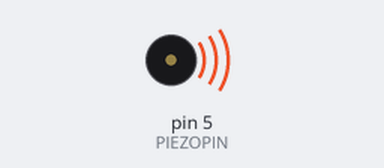
Recording of a sketch running on a simulated Arduino Uno, built with avr-gcc and run on an emulated ATmega328P. Shown: buzzer (waves = sounding).

Above: at 0.2 s.
At 7.85 s:
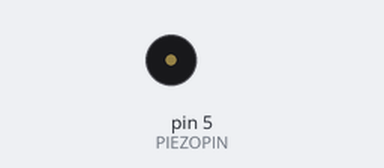
Timing chart, 0 to 8.2 s (numbered marks = the images above):
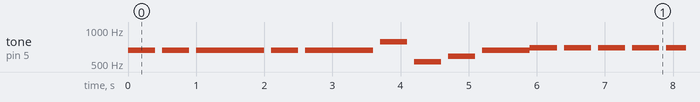

Measured:
- by itself, tone on pin 5 (PIEZOPIN): plays 659 Hz for 0.40 s, 659 Hz for 0.40 s, 659 Hz for 1.0 s, 659 Hz for 0.40 s, 659 Hz for 1.0 s, 784 Hz for 0.40 s … (216 notes in this stretch)

The sketch:

piezo_starter.ino
```cpp
int PIEZOPIN = 5;

// One octave of notes between A4 and A5
int note_A4 = 440;
int note_As4 = 466; int note_Bb4 = note_As4;
int note_B4 = 494;
int note_C5 = 523;
int note_Cs5 = 554; int note_Db5 = note_Cs5;
int note_D5 = 587;
int note_Ds5 = 622; int note_Eb5 = note_Ds5;
int note_E5 = 659;
int note_F5 = 698;
int note_Fs5 = 740; int note_Gb5 = note_Fs5;
int note_G5 = 784;
int note_Gs5 = 830; int note_Ab5 = note_Gs5;

int note_A5 = note_A4 * 2;
int note_As5 = note_As4 * 2; int note_Bb5 = note_As5;
int note_B5 = note_B4 * 2;

int note_rest = -1;

// note lengths defined here
long whole_note = 1600; // change tempo by changing duration of one measure
long half_note = whole_note / 2;
long quarter_note = whole_note / 4;
long eighth_note = whole_note / 8;
long sixteenth_note = whole_note / 16;

// WRITE YOUR SONG HERE
void jingle_bells(){
  tone(PIEZOPIN, note_E5, quarter_note);
  delay(500);
  tone(PIEZOPIN, note_E5, quarter_note);
  delay(500);
  tone(PIEZOPIN, note_E5, half_note);
  delay(600);
  tone(PIEZOPIN, note_E5, quarter_note);
  delay(500);
  tone(PIEZOPIN, note_E5, quarter_note);
  delay(500);
  tone(PIEZOPIN, note_E5, half_note);
  delay(600);
  tone(PIEZOPIN, note_E5, quarter_note);
  delay(500);
  tone(PIEZOPIN, note_G5, quarter_note);
  delay(500);
  tone(PIEZOPIN, note_C5, quarter_note);
  delay(500);
  tone(PIEZOPIN, note_D5, quarter_note);
  delay(500);
  tone(PIEZOPIN, note_E5, whole_note);
  delay(700);
  tone(PIEZOPIN, note_F5, quarter_note);
  delay(500);
  tone(PIEZOPIN, note_F5, quarter_note);
  delay(500);
  tone(PIEZOPIN, note_F5, quarter_note);
  delay(500);
  tone(PIEZOPIN, note_F5, quarter_note);
  delay(500);
  tone(PIEZOPIN, note_F5, quarter_note);
  delay(500);
  tone(PIEZOPIN, note_E5, quarter_note);
  delay(500);
  tone(PIEZOPIN, note_E5, half_note);
  delay(500);
  tone(PIEZOPIN, note_E5, quarter_note);
  delay(500);
  tone(PIEZOPIN, note_D5, quarter_note);
  delay(500);
  tone(PIEZOPIN, note_D5, quarter_note);
  delay(500);
  tone(PIEZOPIN, note_E5, quarter_note);
  delay(500);
  tone(PIEZOPIN, note_D5, half_note);
  delay(700);
  tone(PIEZOPIN, note_G5, half_note);
  delay(500);
}

// if you want there to be silence between notes,
//   staccato should be true
bool staccato = true;

void setup() {
  pinMode(PIEZOPIN, OUTPUT);
}

void loop() {
  jingle_bells();

}
```
